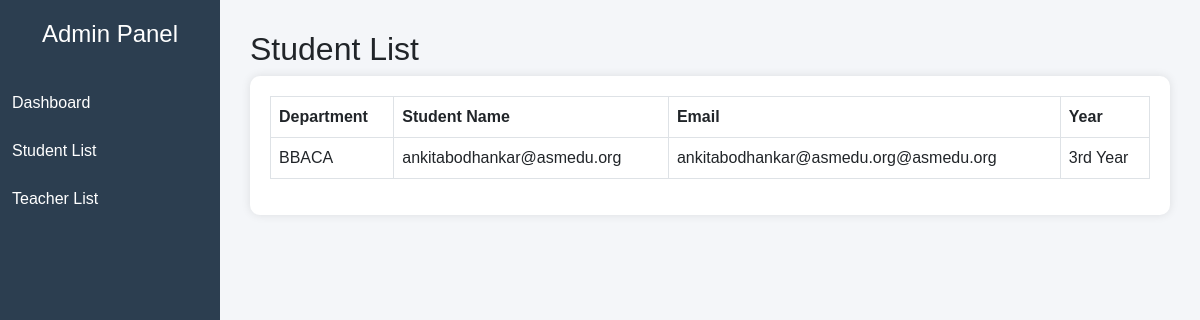
/student_list (signed in), run on an earlier commit of the app's database.
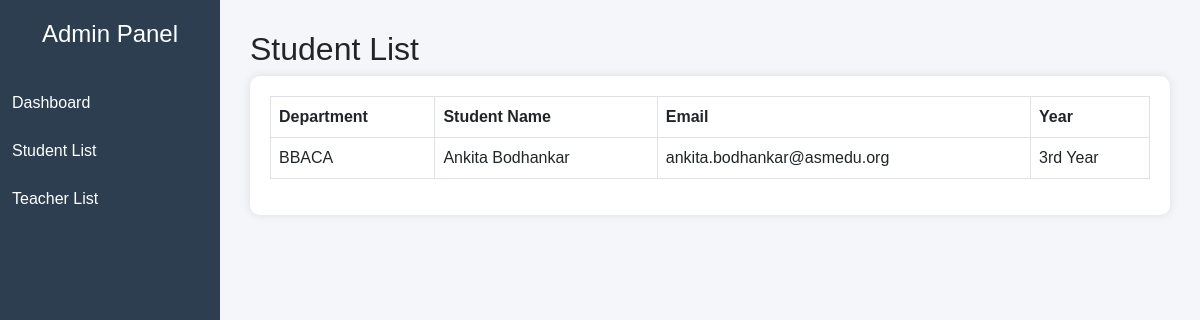
And on a later commit of the database.
### tables this page shows
CREATE TABLE users(
    id INTEGER PRIMARY KEY AUTOINCREMENT,
    name TEXT,
    email TEXT UNIQUE,
    password TEXT,
    role TEXT,
    department TEXT,
    year TEXT
);

### app.py (the view)
@app.route("/student_list")
def student_list():
    if session.get("role") != "admin":
        return redirect("/")
    conn = sqlite3.connect("saba.db")
    cursor = conn.cursor()
    cursor.execute("SELECT name,email,department,year FROM users WHERE role='student'")
    students = cursor.fetchall()
    conn.close()
    return render_template("student_list.html", students=students)

### templates/student_list.html (shortened to what this page needs)
<!DOCTYPE html>
<html>
<head>
<link rel="stylesheet"
href="https://cdn.jsdelivr.net/npm/bootstrap@5.3.0/dist/css/bootstrap.min.css">
</head>
<body>
<div class="sidebar">
<h4>Admin Panel</h4>
<a href="/admin">Dashboard</a>
<a href="/student_list">Student List</a>
<a href="/teacher_list">Teacher List</a>
</div>
<div class="main">
<h2>Student List</h2>
<div class="card-box">
<table class="table table-bordered">
<tr>
<th>Department</th>
<th>Student Name</th>
<th>Email</th>
<th>Year</th>
</tr>
{% for s in students %}
<tr>
<td>{{ s[2] }}</td>
<td>{{ s[0] }}</td>
<td>{{ s[1] }}</td>
<td>{{ s[3] }}</td>
</tr>
{% endfor %}
</table>
</div>
</div>
</body>
</html>

### templates/student_list.html (style rules this page uses)
body { background:#f4f6f9; font-family:Arial; }
.sidebar { width:220px; height:100vh; background:#2c3e50; position:fixed; color:white; padding-top:20px; }
.sidebar h4 { text-align:center; margin-bottom:30px; }
.sidebar a { display:block; color:white; padding:12px; text-decoration:none; }
.main { margin-left:220px; padding:30px; }
.card-box { background:white; padding:20px; border-radius:10px; box-shadow:0 0 10px rgba(0,0,0,0.1); }

What changed in the data, as far as the page shows it:
changed users "BBACA": name "ankitabodhankar@asmedu.org" → "Ankita Bodhankar"; email "ankitabodhankar@asmedu.org@asmedu.org" → "ankita.bodhankar@asmedu.org"
